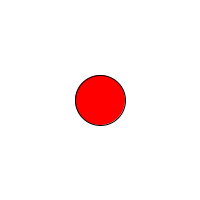
Frame 1 (no input)
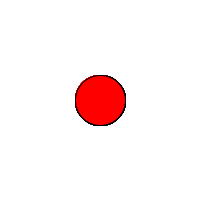
Frame 60 (the mouse pressed at the canvas centre just before this capture)
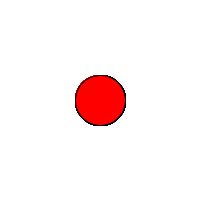
Frame 120 (the mouse held since frame 60 and released just before this capture)

The Processing sketch that drew these frames (run headless with seeded random() and noise(); from frame 60 on, the mouse is pressed at the canvas centre):

// Processing sketch: sketch_day2
// ── sketch_day2.pde
boolean myBool = true;

void setup(){
  size(200,200);
  background(255);
}

void draw(){
  if(myBool == true){
  fill(255, 0, 0);
  ellipse (width/2, height/2, 50, 50);
  
  } else {
    fill(0, 255, 0);
    ellipse (width/2, height/2, 50, 50);
  }
}
